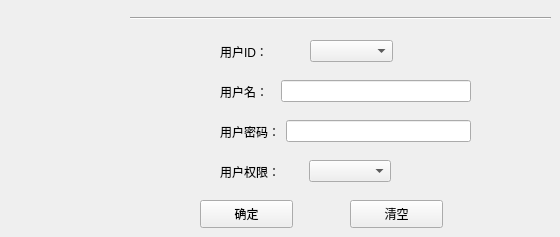
      <widget class="QWidget" name="page_18">
       <widget class="QPushButton" name="pushButton_24">
        <property name="geometry">
         <rect>
          <x>200</x>
          <y>200</y>
          <width>93</width>
          <height>28</height>
         </rect>
        </property>
        <property name="text">
         <string>确定</string>
        </property>
       </widget>
       <widget class="QPushButton" name="pushButton_25">
        <property name="geometry">
         <rect>
          <x>350</x>
          <y>200</y>
          <width>93</width>
          <height>28</height>
         </rect>
        </property>
        <property name="text">
         <string>清空</string>
        </property>
       </widget>
       <widget class="QWidget" name="layoutWidget">
        <property name="geometry">
         <rect>
          <x>220</x>
          <y>80</y>
          <width>251</width>
          <height>23</height>
         </rect>
        </property>
        <layout class="QHBoxLayout" name="horizontalLayout_33">
         <item>
          <widget class="QLabel" name="label_33">
           <property name="text">
            <string>用户名：  </string>
           </property>
          </widget>
         </item>
         <item>
          <widget class="QLineEdit" name="Sa_R_UseNameLine"/>
         </item>
        </layout>
       </widget>
       <widget class="QWidget" name="layoutWidget">
        <property name="geometry">
         <rect>
          <x>220</x>
          <y>120</y>
          <width>251</width>
          <height>23</height>
         </rect>
        </property>
        <layout class="QHBoxLayout" name="horizontalLayout_34">
         <item>
          <widget class="QLabel" name="label_34">
           <property name="text">
            <string>用户密码：</string>
           </property>
          </widget>
         </item>
         <item>
          <widget class="QLineEdit" name="Sa_R_UsePassLine"/>
         </item>
        </layout>
       </widget>
       <widget class="QWidget" name="layoutWidget">
        <property name="geometry">
         <rect>
          <x>220</x>
          <y>160</y>
          <width>171</width>
          <height>23</height>
         </rect>
        </property>
        <layout class="QHBoxLayout" name="horizontalLayout_35">
         <item>
          <widget class="QLabel" name="label_35">
           <property name="text">
            <string>用户权限：</string>
           </property>
          </widget>
         </item>
         <item>
          <widget class="QComboBox" name="Sa_R_UsePowComboBox"/>
         </item>
        </layout>
       </widget>
       <widget class="Line" name="line_7">
        <property name="geometry">
         <rect>
          <x>130</x>
          <y>10</y>
          <width>421</width>
          <height>16</height>
         </rect>
        </property>
        <property name="orientation">
         <enum>Qt::Horizontal</enum>
        </property>
       </widget>
       <widget class="QWidget" name="layoutWidget">
        <property name="geometry">
         <rect>
          <x>220</x>
          <y>40</y>
          <width>173</width>
          <height>23</height>
         </rect>
        </property>
        <layout class="QHBoxLayout" name="horizontalLayout_47">
         <item>
          <widget class="QLabel" name="label_44">
           <property name="text">
            <string>用户ID：  </string>
           </property>
          </widget>
         </item>
         <item>
          <widget class="QComboBox" name="Sa_R_UseIDcomboBox"/>
         </item>
        </layout>
       </widget>
      </widget>
